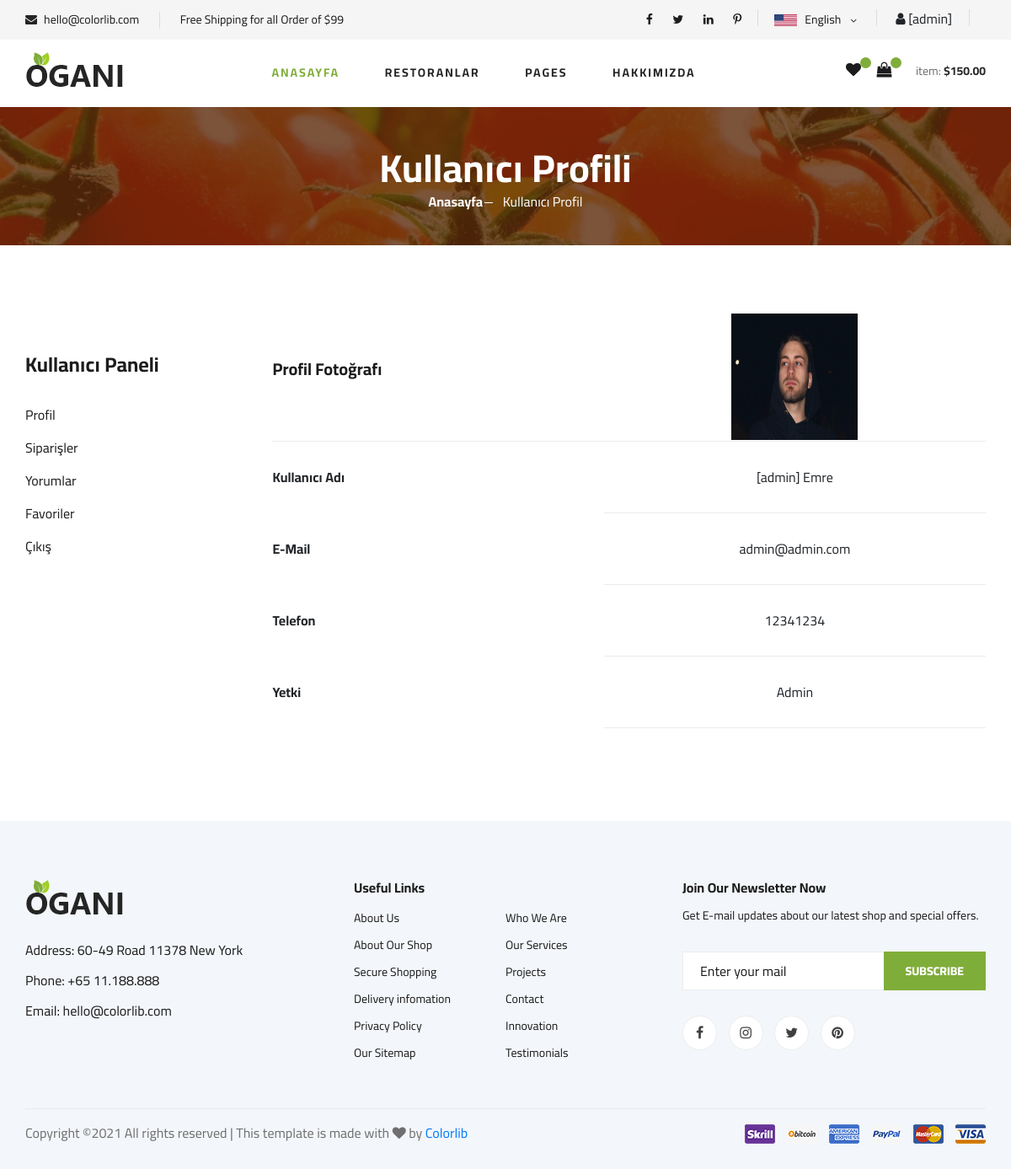
The page /user/ (signed in) on the database as committed earlier.
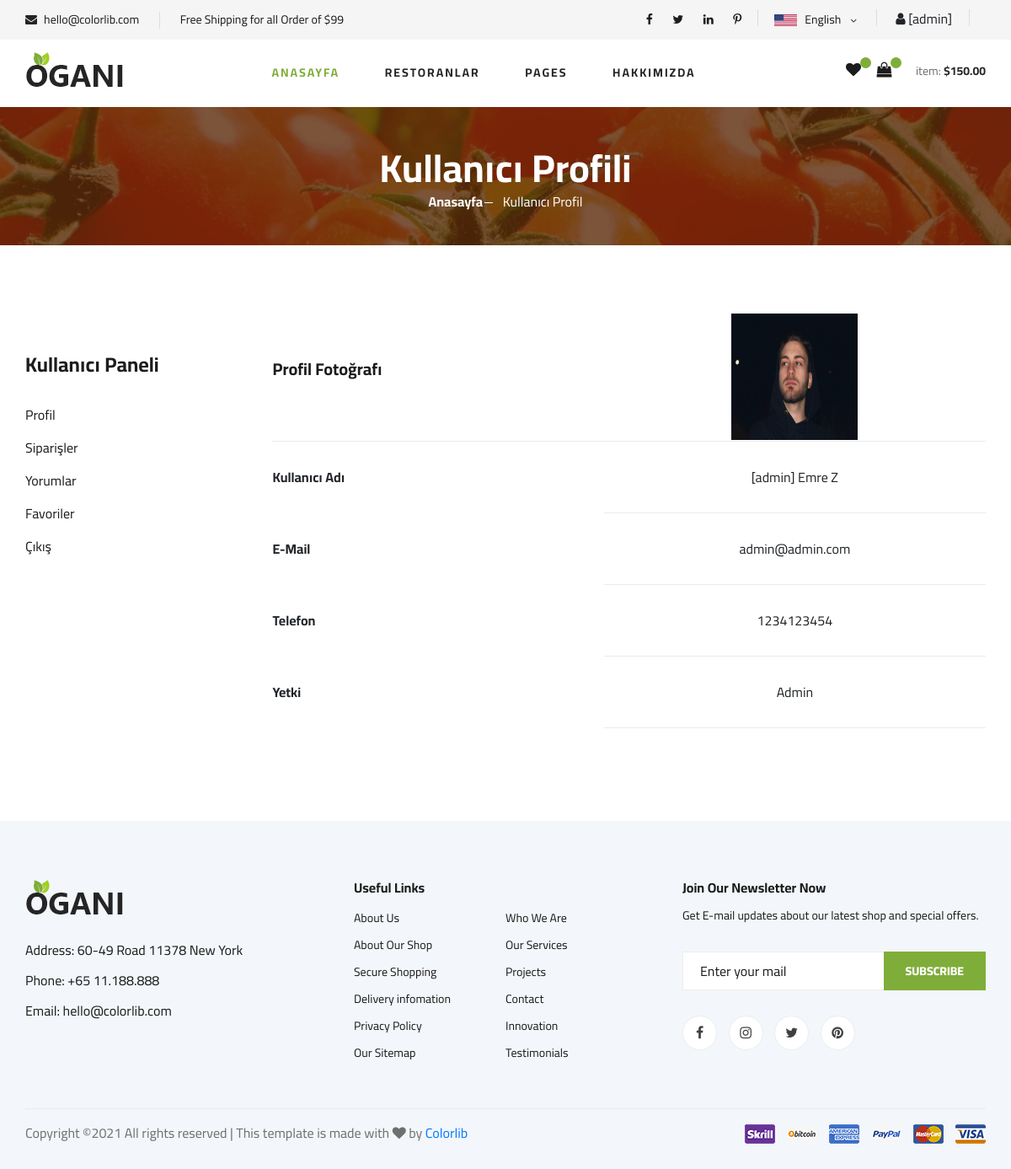
The same page on the database as committed later.
### home/models.py (models this page shows, shortened)
class UserProfile(models.Model):
    user = models.OneToOneField(User,on_delete=models.CASCADE)
    phone = models.CharField(blank=True,max_length=20)
    address = models.CharField(blank=True,max_length=150)
    city = models.CharField(blank=True,max_length=20)
    country = models.CharField(blank=True, max_length=20)
    image = models.ImageField(blank=True,upload_to='images/users/')
    def user_name(self):
        return '[' + self.user.username + '] ' + self.user.first_name + ' ' + self.user.last_name
    def image_tag(self):
        return mark_safe('<img src="{}" height="50"/>'.format(self.image.url))
    image_tag.short_description = 'Image'

### user/views.py (the view)
# urls.py: path('', views.index, name='index'),
def index(request):
    category = Category.objects.all()
    current_user = request.user
    profile = UserProfile.objects.get(user_id=current_user.id)
    context = {'category': category,
               'profile': profile,
               }
    return render(request, 'user_profile.html',context)

### user/templates/user_profile.html (shortened to what this page needs)
{% extends "homebase.html" %}
{% block content %}
    {% load static %}
    <section class="breadcrumb-section set-bg" data-setbg="{% static 'img/breadcrumb.jpg' %}">
        <div class="container">
            <div class="row">
                <div class="col-lg-12 text-center">
                    <div class="breadcrumb__text">
                        <h2>Kullanıcı Profili</h2>
                        <div class="breadcrumb__option">
                            <a href="/">Anasayfa</a>
                            <span>Kullanıcı Profil</span>
                        </div>
                    </div>
                </div>
            </div>
        </div>
    </section>
    <section class="product spad">
        <div class="container">
            <div class="row">
                <div class="col-lg-3 col-md-5">
                    <br><br>
                    {% include "user_panel.html" %}
                </div>
                <div class="col-lg-9 col-md-7">
                    <div class="shoping__cart__table">
                        <table>
                            <thead>
                            <tr>
                                <th class="shoping__product">Profil Fotoğrafı</th>
                                <td><img src="{{ profile.image.url }}" height="150px" width="150px"></td>
                            </tr>
                            </thead>
                            <tbody>
                            <tr>
                                <th class="text-left">Kullanıcı Adı</th>
                                <td>{{profile.user_name}}</td>
                            </tr>
                            <tr>
                                <th class="text-left">E-Mail</th>
                                <td>{{profile.user.email}}</td>
                            </tr>
                            <tr>
                                <th class="text-left">Telefon</th>
                                <td>{{ profile.phone }}</td>
                            </tr>
                            <tr>
                                 <th class="text-left">Yetki</th>
                                <td>
                                    {% if user.is_staff == 1 %}
                                        Admin
                                    {% else %}
                                        Kullanıcı
                                    {% endif %}
                                </td>
                            </tr>
                            </tbody>
                        </table>
                    </div>
                </div>
            </div>
        </div>
    </section>
{% endblock %}

Rows that differ between the two databases and show on the page:
changed UserProfile "admin@admin.com": user_name "[admin] Emre" → "[admin] Emre Z"; phone "12341234" → "1234123454"
